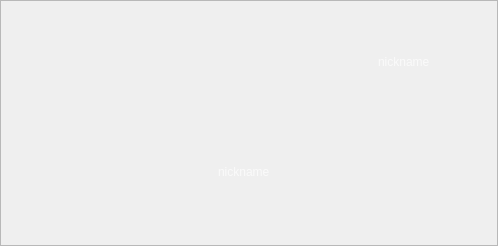
<?xml version="1.0" encoding="UTF-8"?>
<ui version="4.0">
 <class>GameTablePreview</class>
 <widget class="QFrame" name="GameTablePreview">
  <property name="geometry">
   <rect>
    <x>0</x>
    <y>0</y>
    <width>498</width>
    <height>246</height>
   </rect>
  </property>
  <property name="minimumSize">
   <size>
    <width>498</width>
    <height>246</height>
   </size>
  </property>
  <property name="maximumSize">
   <size>
    <width>498</width>
    <height>246</height>
   </size>
  </property>
  <property name="frameShape">
   <enum>QFrame::StyledPanel</enum>
  </property>
  <property name="frameShadow">
   <enum>QFrame::Raised</enum>
  </property>
  <widget class="QWidget" name="layer_bg" native="true">
   <property name="geometry">
    <rect>
     <x>0</x>
     <y>0</y>
     <width>498</width>
     <height>246</height>
    </rect>
   </property>
   <property name="minimumSize">
    <size>
     <width>498</width>
     <height>246</height>
    </size>
   </property>
   <property name="maximumSize">
    <size>
     <width>498</width>
     <height>246</height>
    </size>
   </property>
   <property name="styleSheet">
    <string notr="true"/>
   </property>
   <widget class="EntityWidget" name="bgcolor">
    <property name="geometry">
     <rect>
      <x>0</x>
      <y>0</y>
      <width>498</width>
      <height>246</height>
     </rect>
    </property>
    <property name="minimumSize">
     <size>
      <width>498</width>
      <height>246</height>
     </size>
    </property>
    <property name="maximumSize">
     <size>
      <width>498</width>
      <height>246</height>
     </size>
    </property>
    <property name="backgroundColor">
     <color alpha="239">
      <red>32</red>
      <green>123</green>
      <blue>158</blue>
     </color>
    </property>
    <property name="respondable">
     <bool>false</bool>
    </property>
   </widget>
   <widget class="FramedEntity" name="framedWidget">
    <property name="geometry">
     <rect>
      <x>0</x>
      <y>0</y>
      <width>498</width>
      <height>246</height>
     </rect>
    </property>
    <property name="minimumSize">
     <size>
      <width>498</width>
      <height>246</height>
     </size>
    </property>
    <property name="maximumSize">
     <size>
      <width>498</width>
      <height>246</height>
     </size>
    </property>
    <property name="blending">
     <enum>E::Multiply</enum>
    </property>
    <property name="pixmap">
     <pixmap resource="../resources.qrc">:/textures/game/bgtest.png</pixmap>
    </property>
    <property name="sizeOfFrame">
     <size>
      <width>1000</width>
      <height>624</height>
     </size>
    </property>
    <property name="aspectRatioMode">
     <enum>Qt::KeepAspectRatioByExpanding</enum>
    </property>
   </widget>
  </widget>
  <widget class="QWidget" name="layer_table" native="true">
   <property name="geometry">
    <rect>
     <x>0</x>
     <y>0</y>
     <width>498</width>
     <height>246</height>
    </rect>
   </property>
   <property name="minimumSize">
    <size>
     <width>498</width>
     <height>246</height>
    </size>
   </property>
   <property name="maximumSize">
    <size>
     <width>498</width>
     <height>246</height>
    </size>
   </property>
   <widget class="FramedEntity" name="tabletexture">
    <property name="geometry">
     <rect>
      <x>70</x>
      <y>0</y>
      <width>371</width>
      <height>251</height>
     </rect>
    </property>
    <property name="minimumSize">
     <size>
      <width>371</width>
      <height>251</height>
     </size>
    </property>
    <property name="maximumSize">
     <size>
      <width>371</width>
      <height>251</height>
     </size>
    </property>
    <property name="pixmap">
     <pixmap resource="../resources.qrc">:/textures/game/table1.png</pixmap>
    </property>
    <property name="sizeOfFrame">
     <size>
      <width>830</width>
      <height>584</height>
     </size>
    </property>
   </widget>
   <widget class="QWidget" name="widget" native="true">
    <property name="geometry">
     <rect>
      <x>113</x>
      <y>25</y>
      <width>268</width>
      <height>164</height>
     </rect>
    </property>
    <property name="styleSheet">
     <string notr="true">QWidget {
border-radius: 120px 82px;
}</string>
    </property>
   </widget>
   <widget class="FramedEntity" name="tablecard_0">
    <property name="geometry">
     <rect>
      <x>160</x>
      <y>70</y>
      <width>35</width>
      <height>50</height>
     </rect>
    </property>
    <property name="minimumSize">
     <size>
      <width>35</width>
      <height>50</height>
     </size>
    </property>
    <property name="maximumSize">
     <size>
      <width>35</width>
      <height>50</height>
     </size>
    </property>
    <property name="pixmap">
     <pixmap resource="../resources.qrc">:/textures/game/cards13x4_1.png</pixmap>
    </property>
    <property name="sizeOfFrame">
     <size>
      <width>52</width>
      <height>71</height>
     </size>
    </property>
   </widget>
   <widget class="FramedEntity" name="tablecard_1">
    <property name="geometry">
     <rect>
      <x>195</x>
      <y>70</y>
      <width>35</width>
      <height>50</height>
     </rect>
    </property>
    <property name="minimumSize">
     <size>
      <width>35</width>
      <height>50</height>
     </size>
    </property>
    <property name="maximumSize">
     <size>
      <width>35</width>
      <height>50</height>
     </size>
    </property>
    <property name="pixmap">
     <pixmap resource="../resources.qrc">:/textures/game/cards13x4_1.png</pixmap>
    </property>
    <property name="frameIndex">
     <number>12</number>
    </property>
    <property name="sizeOfFrame">
     <size>
      <width>52</width>
      <height>71</height>
     </size>
    </property>
   </widget>
   <widget class="FramedEntity" name="tablecard_2">
    <property name="geometry">
     <rect>
      <x>229</x>
      <y>70</y>
      <width>35</width>
      <height>50</height>
     </rect>
    </property>
    <property name="minimumSize">
     <size>
      <width>35</width>
      <height>50</height>
     </size>
    </property>
    <property name="maximumSize">
     <size>
      <width>35</width>
      <height>50</height>
     </size>
    </property>
    <property name="pixmap">
     <pixmap resource="../resources.qrc">:/textures/game/cards13x4_1.png</pixmap>
    </property>
    <property name="frameIndex">
     <number>33</number>
    </property>
    <property name="sizeOfFrame">
     <size>
      <width>52</width>
      <height>71</height>
     </size>
    </property>
   </widget>
   <widget class="FramedEntity" name="tablecard_3">
    <property name="geometry">
     <rect>
      <x>263</x>
      <y>70</y>
      <width>35</width>
      <height>50</height>
     </rect>
    </property>
    <property name="minimumSize">
     <size>
      <width>35</width>
      <height>50</height>
     </size>
    </property>
    <property name="maximumSize">
     <size>
      <width>35</width>
      <height>50</height>
     </size>
    </property>
    <property name="pixmap">
     <pixmap resource="../resources.qrc">:/textures/game/cards13x4_1.png</pixmap>
    </property>
    <property name="frameIndex">
     <number>25</number>
    </property>
    <property name="sizeOfFrame">
     <size>
      <width>52</width>
      <height>71</height>
     </size>
    </property>
   </widget>
   <widget class="FramedEntity" name="tablecard_4">
    <property name="geometry">
     <rect>
      <x>297</x>
      <y>70</y>
      <width>35</width>
      <height>50</height>
     </rect>
    </property>
    <property name="minimumSize">
     <size>
      <width>35</width>
      <height>50</height>
     </size>
    </property>
    <property name="maximumSize">
     <size>
      <width>35</width>
      <height>50</height>
     </size>
    </property>
    <property name="pixmap">
     <pixmap resource="../resources.qrc">:/textures/game/cards13x4_1.png</pixmap>
    </property>
    <property name="frameIndex">
     <number>46</number>
    </property>
    <property name="sizeOfFrame">
     <size>
      <width>52</width>
      <height>71</height>
     </size>
    </property>
   </widget>
   <zorder>widget</zorder>
   <zorder>tabletexture</zorder>
   <zorder>tablecard_0</zorder>
   <zorder>tablecard_1</zorder>
   <zorder>tablecard_2</zorder>
   <zorder>tablecard_3</zorder>
   <zorder>tablecard_4</zorder>
  </widget>
  <widget class="QWidget" name="layer_players" native="true">
   <property name="geometry">
    <rect>
     <x>0</x>
     <y>0</y>
     <width>498</width>
     <height>246</height>
    </rect>
   </property>
   <property name="minimumSize">
    <size>
     <width>498</width>
     <height>246</height>
    </size>
   </property>
   <property name="maximumSize">
    <size>
     <width>498</width>
     <height>246</height>
    </size>
   </property>
   <widget class="FramedEntity" name="tablecard_5">
    <property name="geometry">
     <rect>
      <x>213</x>
      <y>134</y>
      <width>35</width>
      <height>50</height>
     </rect>
    </property>
    <property name="minimumSize">
     <size>
      <width>35</width>
      <height>50</height>
     </size>
    </property>
    <property name="maximumSize">
     <size>
      <width>35</width>
      <height>50</height>
     </size>
    </property>
    <property name="pixmap">
     <pixmap resource="../resources.qrc">:/textures/game/cards13x4_1.png</pixmap>
    </property>
    <property name="frameIndex">
     <number>2</number>
    </property>
    <property name="sizeOfFrame">
     <size>
      <width>52</width>
      <height>71</height>
     </size>
    </property>
   </widget>
   <widget class="FramedEntity" name="tablecard_6">
    <property name="geometry">
     <rect>
      <x>243</x>
      <y>134</y>
      <width>35</width>
      <height>50</height>
     </rect>
    </property>
    <property name="minimumSize">
     <size>
      <width>35</width>
      <height>50</height>
     </size>
    </property>
    <property name="maximumSize">
     <size>
      <width>35</width>
      <height>50</height>
     </size>
    </property>
    <property name="pixmap">
     <pixmap resource="../resources.qrc">:/textures/game/cards13x4_1.png</pixmap>
    </property>
    <property name="frameIndex">
     <number>15</number>
    </property>
    <property name="sizeOfFrame">
     <size>
      <width>52</width>
      <height>71</height>
     </size>
    </property>
   </widget>
   <widget class="QLabel" name="label">
    <property name="geometry">
     <rect>
      <x>203</x>
      <y>163</y>
      <width>81</width>
      <height>31</height>
     </rect>
    </property>
    <property name="minimumSize">
     <size>
      <width>81</width>
      <height>31</height>
     </size>
    </property>
    <property name="maximumSize">
     <size>
      <width>81</width>
      <height>31</height>
     </size>
    </property>
    <property name="styleSheet">
     <string notr="true">QLabel {
    color: #fafafa;
    
	font: 775 9px &quot;Open Sans&quot;;
border-image: url(:/textures/game/Userbox.png);
}</string>
    </property>
    <property name="text">
     <string notr="true">nickname</string>
    </property>
    <property name="alignment">
     <set>Qt::AlignBottom|Qt::AlignLeading|Qt::AlignLeft</set>
    </property>
    <property name="margin">
     <number>0</number>
    </property>
    <property name="indent">
     <number>15</number>
    </property>
   </widget>
   <widget class="QLabel" name="label_2">
    <property name="geometry">
     <rect>
      <x>180</x>
      <y>160</y>
      <width>38</width>
      <height>38</height>
     </rect>
    </property>
    <property name="minimumSize">
     <size>
      <width>38</width>
      <height>38</height>
     </size>
    </property>
    <property name="maximumSize">
     <size>
      <width>38</width>
      <height>38</height>
     </size>
    </property>
    <property name="pixmap">
     <pixmap resource="../resources.qrc">:/textures/game/icon_0.png</pixmap>
    </property>
    <property name="scaledContents">
     <bool>true</bool>
    </property>
   </widget>
   <widget class="QLabel" name="label_3">
    <property name="geometry">
     <rect>
      <x>363</x>
      <y>53</y>
      <width>81</width>
      <height>31</height>
     </rect>
    </property>
    <property name="minimumSize">
     <size>
      <width>81</width>
      <height>31</height>
     </size>
    </property>
    <property name="maximumSize">
     <size>
      <width>81</width>
      <height>31</height>
     </size>
    </property>
    <property name="styleSheet">
     <string notr="true">QLabel {
    color: #fafafa;
    
	font: 775 9px &quot;Open Sans&quot;;
border-image: url(:/textures/game/Userbox.png);
}</string>
    </property>
    <property name="text">
     <string notr="true">nickname</string>
    </property>
    <property name="alignment">
     <set>Qt::AlignBottom|Qt::AlignLeading|Qt::AlignLeft</set>
    </property>
    <property name="margin">
     <number>0</number>
    </property>
    <property name="indent">
     <number>15</number>
    </property>
   </widget>
   <widget class="QLabel" name="label_4">
    <property name="geometry">
     <rect>
      <x>340</x>
      <y>50</y>
      <width>38</width>
      <height>38</height>
     </rect>
    </property>
    <property name="minimumSize">
     <size>
      <width>38</width>
      <height>38</height>
     </size>
    </property>
    <property name="maximumSize">
     <size>
      <width>38</width>
      <height>38</height>
     </size>
    </property>
    <property name="pixmap">
     <pixmap resource="../resources.qrc">:/textures/game/icon_0.png</pixmap>
    </property>
    <property name="scaledContents">
     <bool>true</bool>
    </property>
   </widget>
   <widget class="FramedEntity" name="tablecardback_0">
    <property name="geometry">
     <rect>
      <x>400</x>
      <y>29</y>
      <width>35</width>
      <height>50</height>
     </rect>
    </property>
    <property name="minimumSize">
     <size>
      <width>35</width>
      <height>50</height>
     </size>
    </property>
    <property name="maximumSize">
     <size>
      <width>35</width>
      <height>50</height>
     </size>
    </property>
    <property name="pixmap">
     <pixmap resource="../resources.qrc">:/textures/game/shirt_card.png</pixmap>
    </property>
    <property name="sizeOfFrame">
     <size>
      <width>58</width>
      <height>84</height>
     </size>
    </property>
   </widget>
   <widget class="FramedEntity" name="tablecardback_1">
    <property name="geometry">
     <rect>
      <x>371</x>
      <y>31</y>
      <width>35</width>
      <height>50</height>
     </rect>
    </property>
    <property name="minimumSize">
     <size>
      <width>35</width>
      <height>50</height>
     </size>
    </property>
    <property name="maximumSize">
     <size>
      <width>35</width>
      <height>50</height>
     </size>
    </property>
    <property name="pixmap">
     <pixmap resource="../resources.qrc">:/textures/game/shirt_card.png</pixmap>
    </property>
    <property name="sizeOfFrame">
     <size>
      <width>58</width>
      <height>84</height>
     </size>
    </property>
   </widget>
   <zorder>tablecardback_1</zorder>
   <zorder>tablecardback_0</zorder>
   <zorder>tablecard_5</zorder>
   <zorder>tablecard_6</zorder>
   <zorder>label</zorder>
   <zorder>label_2</zorder>
   <zorder>label_3</zorder>
   <zorder>label_4</zorder>
  </widget>
  <widget class="QWidget" name="layer_controls" native="true">
   <property name="geometry">
    <rect>
     <x>10</x>
     <y>10</y>
     <width>498</width>
     <height>246</height>
    </rect>
   </property>
  </widget>
  <zorder>layer_bg</zorder>
  <zorder>layer_table</zorder>
  <zorder>layer_controls</zorder>
  <zorder>layer_players</zorder>
 </widget>
 <customwidgets>
  <customwidget>
   <class>EntityWidget</class>
   <extends>QWidget</extends>
   <header>plugins.h</header>
   <container>1</container>
  </customwidget>
  <customwidget>
   <class>FramedEntity</class>
   <extends>EntityWidget</extends>
   <header>plugins.h</header>
   <container>1</container>
  </customwidget>
 </customwidgets>
 <resources>
  <include location="../resources.qrc"/>
 </resources>
 <connections/>
</ui>
